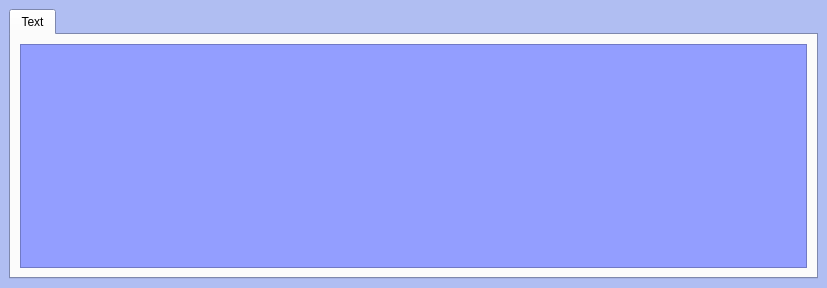
<ui version="4.0" >
 <class>TextPaletteBase</class>
 <widget class="QWidget" name="TextPaletteBase" >
  <property name="geometry" >
   <rect>
    <x>0</x>
    <y>0</y>
    <width>827</width>
    <height>288</height>
   </rect>
  </property>
  <property name="palette" >
   <palette>
    <active>
     <colorrole role="Base" >
      <brush brushstyle="SolidPattern" >
       <color alpha="255" >
        <red>255</red>
        <green>255</green>
        <blue>255</blue>
       </color>
      </brush>
     </colorrole>
     <colorrole role="Window" >
      <brush brushstyle="SolidPattern" >
       <color alpha="255" >
        <red>176</red>
        <green>190</green>
        <blue>242</blue>
       </color>
      </brush>
     </colorrole>
    </active>
    <inactive>
     <colorrole role="Base" >
      <brush brushstyle="SolidPattern" >
       <color alpha="255" >
        <red>255</red>
        <green>255</green>
        <blue>255</blue>
       </color>
      </brush>
     </colorrole>
     <colorrole role="Window" >
      <brush brushstyle="SolidPattern" >
       <color alpha="255" >
        <red>176</red>
        <green>190</green>
        <blue>242</blue>
       </color>
      </brush>
     </colorrole>
    </inactive>
    <disabled>
     <colorrole role="Base" >
      <brush brushstyle="SolidPattern" >
       <color alpha="255" >
        <red>176</red>
        <green>190</green>
        <blue>242</blue>
       </color>
      </brush>
     </colorrole>
     <colorrole role="Window" >
      <brush brushstyle="SolidPattern" >
       <color alpha="255" >
        <red>176</red>
        <green>190</green>
        <blue>242</blue>
       </color>
      </brush>
     </colorrole>
    </disabled>
   </palette>
  </property>
  <property name="windowTitle" >
   <string>MuseScore: Special Text Symbols</string>
  </property>
  <layout class="QVBoxLayout" >
   <property name="spacing" >
    <number>6</number>
   </property>
   <property name="margin" >
    <number>9</number>
   </property>
   <item>
    <widget class="QTabWidget" name="tabWidget" >
     <property name="currentIndex" >
      <number>0</number>
     </property>
     <widget class="QWidget" name="tab" >
      <attribute name="title" >
       <string>Text</string>
      </attribute>
      <layout class="QVBoxLayout" >
       <item>
        <widget class="QFrame" name="symbolBox" >
         <property name="palette" >
          <palette>
           <active>
            <colorrole role="Base" >
             <brush brushstyle="SolidPattern" >
              <color alpha="255" >
               <red>255</red>
               <green>255</green>
               <blue>255</blue>
              </color>
             </brush>
            </colorrole>
            <colorrole role="Window" >
             <brush brushstyle="SolidPattern" >
              <color alpha="255" >
               <red>147</red>
               <green>158</green>
               <blue>255</blue>
              </color>
             </brush>
            </colorrole>
           </active>
           <inactive>
            <colorrole role="Base" >
             <brush brushstyle="SolidPattern" >
              <color alpha="255" >
               <red>255</red>
               <green>255</green>
               <blue>255</blue>
              </color>
             </brush>
            </colorrole>
            <colorrole role="Window" >
             <brush brushstyle="SolidPattern" >
              <color alpha="255" >
               <red>147</red>
               <green>158</green>
               <blue>255</blue>
              </color>
             </brush>
            </colorrole>
           </inactive>
           <disabled>
            <colorrole role="Base" >
             <brush brushstyle="SolidPattern" >
              <color alpha="255" >
               <red>147</red>
               <green>158</green>
               <blue>255</blue>
              </color>
             </brush>
            </colorrole>
            <colorrole role="Window" >
             <brush brushstyle="SolidPattern" >
              <color alpha="255" >
               <red>147</red>
               <green>158</green>
               <blue>255</blue>
              </color>
             </brush>
            </colorrole>
           </disabled>
          </palette>
         </property>
         <property name="autoFillBackground" >
          <bool>true</bool>
         </property>
         <property name="frameShape" >
          <enum>QFrame::StyledPanel</enum>
         </property>
         <property name="frameShadow" >
          <enum>QFrame::Raised</enum>
         </property>
        </widget>
       </item>
      </layout>
     </widget>
    </widget>
   </item>
  </layout>
 </widget>
 <resources>
  <include location="mscore.qrc" />
 </resources>
 <connections/>
</ui>
